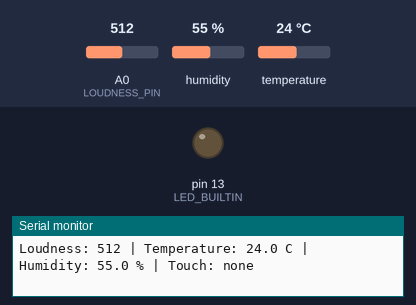
Recording of a sketch running on a simulated Arduino Uno, built with avr-gcc and run on an emulated ATmega328P. Parts: output pins drawn as LEDs (lit = HIGH), the last lines printed to the serial monitor. The inputs (shaded band) are chosen by the test bench; at power-on: temperature 24 °C, A0 (LOUDNESS_PIN) = 512, humidity 55 %.

Above: at 1.8 s.
1.9 s: temperature set to 27.4 °C
3.4 s: temperature set to 28.5 °C
At 4.5 s:
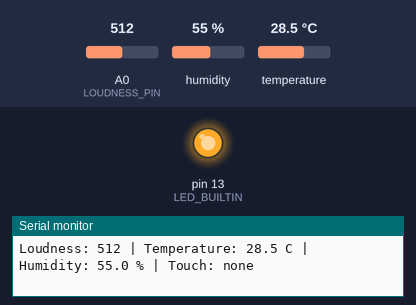
7.7 s: temperature set to 12 °C
At 9.0 s:
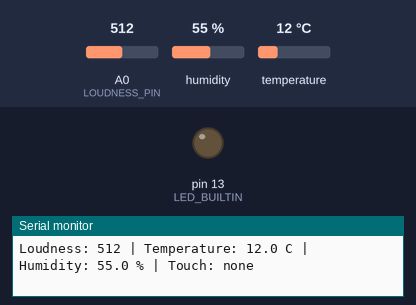
9.8 s: temperature set to 28 °C
At 11.2 s:
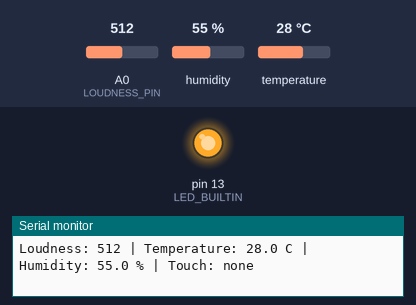
Timing chart, 0 to 12.8 s (numbered marks = the images above; inputs shaded):
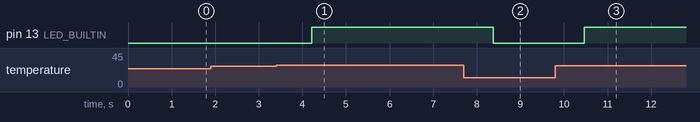

Measured:
- the behaviour switches between 27.9 and 28 °C on temperature (found by bisection; images 0 and 1)
- after the input at 3.4 s, pin 13 (LED_BUILTIN): LOW → HIGH after 0.81 s
- after the input at 7.7 s, pin 13 (LED_BUILTIN): HIGH → LOW after 0.68 s
- after the input at 9.8 s, pin 13 (LED_BUILTIN): LOW → HIGH after 0.66 s

The sketch:

sensors.ino
```cpp
#include <Adafruit_SHT31.h>
#include <Adafruit_MPR121.h>

Adafruit_SHT31 sht31;
Adafruit_MPR121 touch;

constexpr float TEMP_LIMIT_C = 28.0;  // Change this temperature to suit your project.
constexpr float TEMP_OFFSET_C = 0.0;  // Calibrate after comparing with a trusted thermometer.
constexpr uint8_t LOUDNESS_PIN = A0;  // Grove Base Shield analog port A0.
constexpr uint8_t TOUCH_ADDRESS = 0x5B;

bool sht31Ready;
bool touchReady;

void setup() {
  Serial.begin(115200);
  pinMode(LED_BUILTIN, OUTPUT);

  sht31Ready = sht31.begin(0x44);  // Use 0x45 if the sensor's ADDR pin is HIGH.
  if (!sht31Ready) {
    Serial.println("SHT31 not found. Check power and I2C wiring.");
  }

  touchReady = touch.begin(TOUCH_ADDRESS);
  if (!touchReady) {
    Serial.println("Touch sensor not found. Check I2C wiring.");
  }
}

void loop() {
  const int loudness = analogRead(LOUDNESS_PIN);  // Higher values mean more sound.

  Serial.print("Loudness: ");
  Serial.print(loudness);

  if (sht31Ready) {
    const float temperatureC = sht31.readTemperature() + TEMP_OFFSET_C;
    const float humidity = sht31.readHumidity();

    if (isnan(temperatureC) || isnan(humidity)) {
      Serial.print(" | SHT31 read failed");
    } else {
      Serial.print(" | Temperature: ");
      Serial.print(temperatureC, 1);
      Serial.print(" C | Humidity: ");
      Serial.print(humidity, 1);
      Serial.print(" %");
      digitalWrite(LED_BUILTIN, temperatureC >= TEMP_LIMIT_C);
    }
  } else {
    Serial.print(" | SHT31 unavailable");
  }

  Serial.print(" | Touch: ");
  if (!touchReady) {
    Serial.print("unavailable");
  } else {
    const uint16_t touched = touch.touched();
    if (touched == 0) {
      Serial.print("none");
    } else {
      for (uint8_t key = 0; key < 12; ++key) {
        if (touched & (1 << key)) {
          Serial.print(key);
          Serial.print(' ');
        }
      }
    }
  }

  Serial.println();

  delay(1000);
}
```
